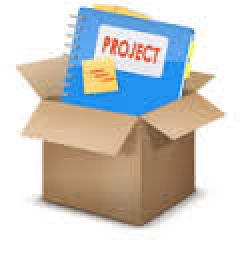
#> input picture images/Project.jpg, 122 x 135 px (shown 2 times larger)
$ python -i hash_utils.py   (imports and definitions only)   (older library calls are emulated)
#> lines starting #> are read from the running program, lines starting #| are printed output that depends on the picture
import numpy

from sklearn import linear_model
from PIL import Image, ImageOps


class Hash(object):

    def __init__(self, image):
        if not isinstance(image, basestring):
            image.seek(0)
        self.image = image

    def prepare_image(self, crop_width_perc=0, crop_height_perc=0, fit_image=True):
        result = self.image

        # convert to grayscale
        result = result.convert('L')

        # crop image
        image_size = result.size
        width_crop_size = int(image_size[0] * crop_width_perc / 2) if crop_width_perc > 0 else 0
        height_crop_size = int(image_size[1] * crop_height_perc / 2) if crop_height_perc > 0 else 0
        if width_crop_size or height_crop_size:
            result = result.crop(
                (
                    width_crop_size,
                    height_crop_size,
                    image_size[0] - width_crop_size,
                    image_size[1] - height_crop_size
                )
            )

        # resize to 128x128 pixels
        resize_option = Image.ANTIALIAS
        if fit_image:
            return ImageOps.fit(result, (128, 128), resize_option)

        return result.resize((128, 128), resize_option)

    def ahash(self, img=None, hash_size=16):
        im = img or self.image
        im = im.convert("L").resize((hash_size, hash_size), Image.ANTIALIAS)
        # Calc average value of pixels
        pixels = list(im.getdata())
        average = sum(pixels) / len(pixels)
        result = ''
        for pixel in pixels:
            if pixel > average:
                result += '1'
            else:
                result += '0'

        return result

    def calc_scores(self):
        alg = (
            ('crop', 0, 0, 8, True),  # original fitted to 128x128
            ('crop', 0, 0.1, 8, True), # vertical 10% crop fitted to 128x128
            ('crop', 0.1, 0, 8, True), # horizontal 10% crop fitted to 128x128
            ('crop', 0.1, 0.1, 8, True), # vertical and horizontal 10% crop fitted to 128x128

            ('crop', 0, 0, 8, False),  # original resized to 128x128
            ('crop', 0, 0.1, 8, False), # vertical 10% crop resized to 128x128
            ('crop', 0.1, 0, 8, False), # horizontal 10% crop resized to 128x128
            ('crop', 0.1, 0.1, 8, False) # vertical and horizontal 10% crop resized to 128x128
        )
        scores = []
        for item in alg:
            if item[0] == 'crop':
                v, h, hash_size, fit_image = item[1:]
                name = '%s_%s_%s_%s_%s' % item
                value = self.ahash(
                    img=self.prepare_image(
                        crop_width_perc=v,
                        crop_height_perc=h,
                        fit_image=fit_image
                    ),
                    hash_size=hash_size
                )
                scores.append((name, value))
        return scores

    @classmethod
    def calc_difference(cls, h1, h2):
        diff = 0
        for a, b in zip(h1, h2):
            diff += int(a != b)
        return diff

    @classmethod
    def predict(cls, vector):
        coefs = numpy.array(
            [
                [
                    0.30346249,
                    -0.33800637,
                    -0.30347395,
                    -0.33800637,
                    0.05190433,
                    -0.20001436,
                    0.07453074,
                    0.29136006
                ]
            ]
        )
        classifier = linear_model.LogisticRegression()
        classifier.coef_ = coefs
        classifier.intercept_ = numpy.array([ 1.98375232])
        resutl = classifier.predict_proba(numpy.array(vector))
        match = resutl[:, 1] > resutl[:, 0]
        return match[0]

>>> from PIL import Image
>>> picture = Image.open('images/Project.jpg')
#> picture is the input picture: PIL image 122x135 RGB; mean R, G, B 209.1, 207.5, 202.9
>>> result = Hash(picture).calc_scores()
#> the loop in calc_scores, `for item in alg:` made 8 passes
#> average in ahash on passes 1 to 8: 201.5, 201.5, 191.9, 191.9, 205.7, 201.7, 200.6, 196.2
#> pass 1, in prepare_image, `result = result.convert('L')`:
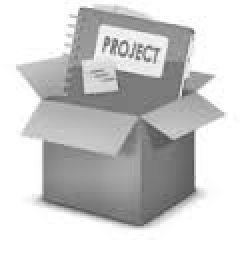
#> result: PIL image 122x135 L (shown 2 times larger); min 79, max 255, mean 207.4
#> pass 1, in ahash, `im = img or self.image`:
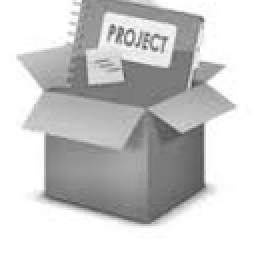
#> im: PIL image 128x128 L (shown 2 times larger); min 69, max 255, mean 202.8
#> pass 2, in prepare_image (call 2), `result = result.crop( ( width_crop_size, height_crop_size, image_size[..`:
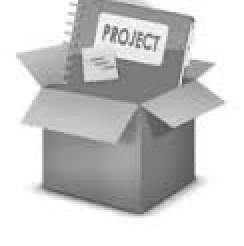
#> result: PIL image 122x123 L (shown 2 times larger); min 79, max 255, mean 203.2
#> result = 8 items

$ run again, on images/arrow_image.jpg
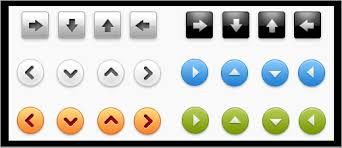
#> input picture images/arrow_image.jpg, 342 x 148 px
#> picture is the input picture: PIL image 342x148 RGB; mean R, G, B 190.7, 191.7, 185.3
#> the loop in calc_scores, `for item in alg:` made 8 passes
#> average in ahash on passes 1 to 8: 201.6, 214.8, 201.6, 214.8, 196.4, 207.2, 201.5, 212.6
#> pass 1, in ahash, `im = img or self.image`:
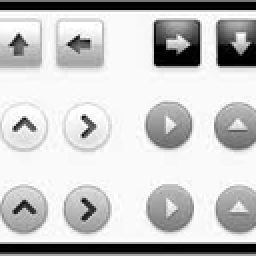
#> im: PIL image 128x128 L (shown 2 times larger); min 0, max 255, mean 198.5
#> pass 2, in ahash (call 2), `im = img or self.image`:
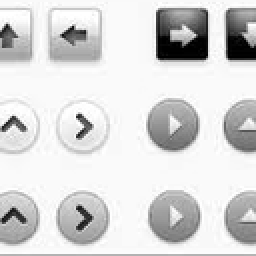
#> im: PIL image 128x128 L (shown 2 times larger); min 0, max 255, mean 215.5
#> `result = Hash(picture).calc_scores()`: result = 8 items
